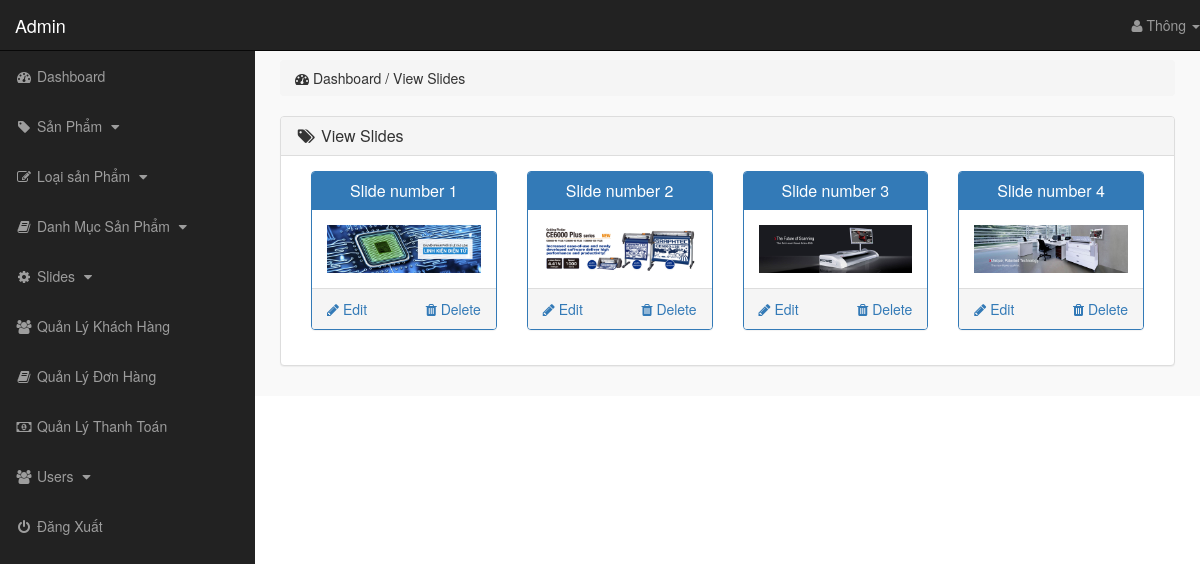
The app's page /admin_area/index.php?view_slides (signed in) with its own data.
### tables this page shows
CREATE TABLE `slider` (
  `slide_id` int(10) NOT NULL,
  `slide_name` varchar(255) NOT NULL,
  `slide_image` text NOT NULL
);

### admin_area/view_slides.php (the view)
<?php
    if(!isset($_SESSION['admin_email'])){
        echo "<script>window.open('login.php','_self')</script>";
    }else{
?>
<div class="row">
    <div class="col-lg-12">
        <ol class="breadcrumb">
            <li>
                <i class="fa fa-dashboard"></i> Dashboard / View Slides
            </li>
        </ol>
    </div>
</div>
<div class="row">
    <div class="col-lg-12">
        <div class="panel panel-default">
            <div class="panel-heading">
                <h3 class="panel-title">
                    <i class="fa fa-tags fa-fw"></i> View Slides
                </h3>
            </div>
            <div class="panel-body">
                <?php
                    $get_slides = "select * from slider";
                    $run_slides = mysqli_query($con,$get_slides);
                    while($row_slides=mysqli_fetch_array($run_slides)){
                        $slide_id = $row_slides['slide_id'];
                        $slide_name = $row_slides['slide_name'];
                        $slide_image = $row_slides['slide_image'];
                ?>
                <div class="col-lg-3 col-md-3">
                    <div class="panel panel-primary">
                        <div class="panel-heading">
                            <h3 class="panel-title" align="center">
                                <?php echo $slide_name; ?>
                            </h3>
                        </div>
                        <div class="panel-body">
                            <img src="slides_images/<?php echo $slide_image; ?>" alt="<?php echo $slide_name; ?>" class="img-responsive">
                        </div>
                        <div class="panel-footer">
                            <center>
                                <a href="index.php?delete_slide=<?php echo $slide_id; ?>" class="pull-right">
                                 <i class="fa fa-trash"></i> Delete
                                </a>
                                <a href="index.php?edit_slide=<?php echo $slide_id; ?>" class="pull-left">
                                 <i class="fa fa-pencil"></i> Edit
                                </a>
                                <div class="clearfix"></div>
                            </center>
                        </div>
                    </div>
                </div>
                <?php } ?>
            </div>
        </div>
    </div>
</div>
<?php } ?>

### admin_area/includes/sidebar.php (shortened to what this page needs)
<?php
    if(!isset($_SESSION['admin_email'])){
        echo "<script>window.open('login.php','_self')</script>";
    }else{
?>
<nav class="navbar navbar-inverse navbar-fixed-top">
    <div class="navbar-header">
        <a href="index.php?dashboard" class="navbar-brand">Admin</a>
    </div>
    <ul class="nav navbar-right top-nav">
        <li class="dropdown">
            <a href="#" class="dropdown-toggle" data-toggle="dropdown">
                <i class="fa fa-user"></i> <?php echo $admin_name;  ?> <b class="caret"></b>
            </a>
        </li>
    </ul>
    <div class="collapse navbar-collapse navbar-ex1-collapse">
        <ul class="nav navbar-nav side-nav">
            <li>
                <a href="index.php?dashboard">
                        <i class="fa fa-fw fa-dashboard"></i> Dashboard
                </a>
            </li>
            <li>
                <a href="#" data-toggle="collapse" data-target="#products">
                        <i class="fa fa-fw fa-tag"></i> Sản Phẩm
                        <i class="fa fa-fw fa-caret-down"></i>
                </a>
            </li>
            <li>
                <a href="#" data-toggle="collapse" data-target="#p_cat">
                        <i class="fa fa-fw fa-edit"></i> Loại sản Phẩm
                        <i class="fa fa-fw fa-caret-down"></i>
                </a>
            </li>
            <li>
                <a href="#" data-toggle="collapse" data-target="#cat">
                        <i class="fa fa-fw fa-book"></i> Danh Mục Sản Phẩm
                        <i class="fa fa-fw fa-caret-down"></i>
                </a>
            </li>
            <li>
                <a href="#" data-toggle="collapse" data-target="#slides">
                        <i class="fa fa-fw fa-gear"></i> Slides
                        <i class="fa fa-fw fa-caret-down"></i>
                </a>
            </li>
            <li>
                <a href="index.php?view_customers">
                    <i class="fa fa-fw fa-users"></i> Quản Lý Khách Hàng
                </a>
            </li>
            <li>
                <a href="index.php?view_orders">
                    <i class="fa fa-fw fa-book"></i> Quản Lý Đơn Hàng
                </a>
            </li>
            <li>
                <a href="index.php?view_payments">
                    <i class="fa fa-fw fa-money"></i> Quản Lý Thanh Toán
                </a>
            </li>
            <li>
                <a href="#" data-toggle="collapse" data-target="#users">
                        <i class="fa fa-fw fa-users"></i> Users
                        <i class="fa fa-fw fa-caret-down"></i>
                </a>
            </li>
            <li>
                <a href="logout.php">
                    <i class="fa fa-fw fa-power-off"></i> Đăng Xuất
                </a>
            </li>
        </ul>
    </div>
</nav>
<?php } ?>

### admin_area/css/style.css (style rules this page uses)
body { margin-top: 100px; }
@media (min-width: 768px) { body { margin-top: 50px; } }
.top-nav { 0 15px; }
.top-nav>li { float: left; display: inline-block; }
.top-nav>li>a { color: #999999; line-height: 20px; padding-top: 15px; padding-bottom: 15px; }
@media (min-width: 768px) { .side-nav { position: fixed; top: 51px; bottom: 0; width: 255px; overflow-y: auto; overflow-x: hidden; background-color: #222222; padding-bottom: 40px; border-radius: 0; } }
@media (min-width: 768px) { .side-nav>li>a { width: 255px; } }
.panel-body { border-radius: 5px; }

### records on screen
slider: slide_name "Slide number 1", slide_image (picture)
slider: slide_name "Slide number 2", slide_image (picture)
slider: slide_name "Slide number 3", slide_image (picture)
slider: slide_name "Slide number 4", slide_image (picture)

### other values on screen
$admin_name "Thông"
